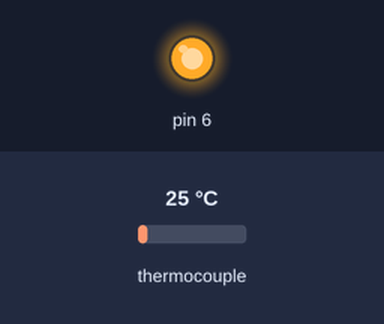
Bench run of a sketch on a simulated Arduino Uno, built with avr-gcc and run on an emulated ATmega328P. On the bench: output pins drawn as LEDs (lit = HIGH). The test bench sets the inputs (shaded band); at power-on: thermocouple 25 °C. What the sketch prints to the serial monitor is not drawn.

Above: at 0.16 s.
At 1.2 s:
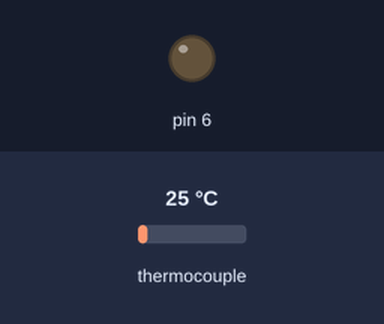
1.3 s: thermocouple set to 97 °C
4.3 s: thermocouple set to 104 °C
Timing chart, 0 to 7.3 s (numbered marks = the images above; inputs shaded):
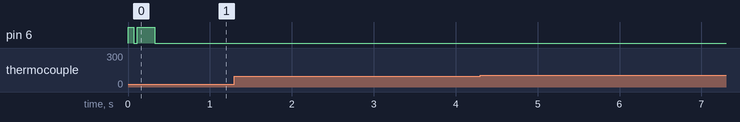

Measured:
- after the input at 1.3 s, every drawn part: stays the same
- after the input at 4.3 s, every drawn part: stays the same

The sketch:

PID_Rele.ino
```cpp
#include <Adafruit_MAX31865.h>
#include <PID_v1.h>

// Use software SPI: CS, DI, DO, CLK
//Adafruit_MAX31865 thermo = Adafruit_MAX31865(10, 11, 12, 13);
// use hardware SPI, just pass in the CS pin
Adafruit_MAX31865 thermo = Adafruit_MAX31865(10);

// The value of the Rref resistor. Use 430.0 for PT100 and 4300.0 for PT1000
#define RREF      430.0
// The 'nominal' 0-degrees-C resistance of the sensor
// 100.0 for PT100, 1000.0 for PT1000
#define RNOMINAL  100.0

double kp=20, ki=3, kd=1;
double ingresso, uscita, setpoint;
int winsize = 5000;
unsigned long winstart;

PID pid(&ingresso, &uscita, &setpoint, kp, ki, kd, DIRECT);

void setup() {
  pinMode(6, OUTPUT);
  Serial.begin(9600);
  thermo.begin(MAX31865_2WIRE);  // set to 3WIRE or 4WIRE as necessary
  setpoint = 40.0;
  pid.SetOutputLimits(0, winsize);
  pid.SetMode(AUTOMATIC);
}

void loop() {
  ingresso = thermo.temperature(RNOMINAL, RREF);
  Serial.print("s: "); Serial.print(setpoint); Serial.print("\tt: ");Serial.println(ingresso);
  pid.Compute();

  if ((millis() - winstart) > winsize) {
    winstart += winsize;
  }
  if (uscita < (millis() - winstart)) {
    digitalWrite(6, LOW);
  } else {
    digitalWrite(6, HIGH);
  }

}
```
